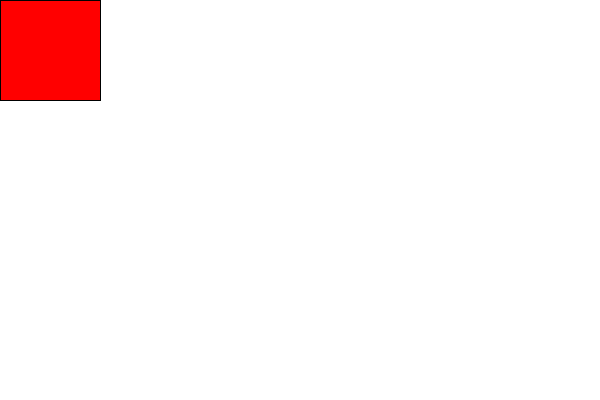
Frame 1 (no input)
Frame 60 (the mouse pressed at the canvas centre just before this capture): identical to frame 1, image omitted
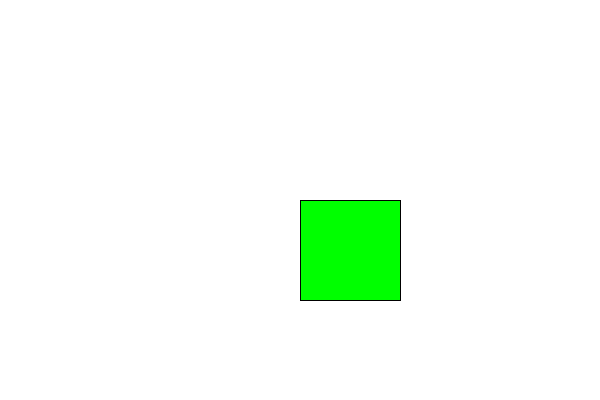
Frame 120 (the mouse held since frame 60 and released just before this capture)

The Processing sketch that drew these frames (run headless with seeded random() and noise(); from frame 60 on, the mouse is pressed at the canvas centre):

// Processing sketch: sketch_260421a_pde
// ── sketch_260421a_pde.pde
void setup(){
  
  size(600, 400);
}


void draw(){
  background(255, 255, 255);
  if(mouseX< width/2){
    fill(255,0,0);
  }else{
    fill(0,255,0);
  }
  rect(mouseX,mouseY,100,100);
}
